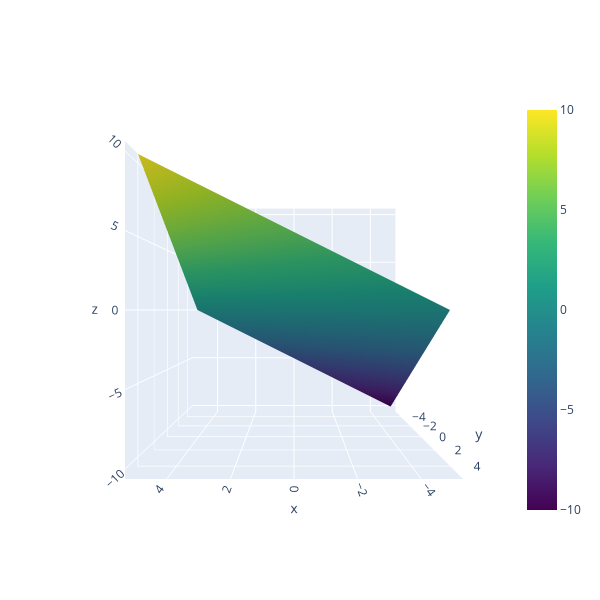

Notebook code for this chart:
### Code cell
x = np.linspace(-5, 5, 100)
y = np.linspace(-5, 5, 100)
X, Y = np.meshgrid(x, y)
Z = X + Y

plot_contour(X, Y, Z)
plotly_surface(X, Y, Z)

### Figure 1 — Plotly figure (JSON) as saved in the notebook; plotly's stock layout.template omitted (floating-point values rounded to 4 significant figures; data arrays with more than 128 entries replaced by an {"elided": "..."} marker saying what was removed)
{"data": [{"colorscale": [[0, "#440154"], [0.1111, "#482878"], [0.2222, "#3e4989"], [0.3333, "#31688e"], [0.4444, "#26828e"], [0.5556, "#1f9e89"], [0.6667, "#35b779"], [0.7778, "#6ece58"], [0.8889, "#b5de2b"], [1, "#fde725"]], "type": "surface", "x": {"elided": "100x100 float values"}, "y": {"elided": "100x100 float values"}, "z": {"elided": "100x100 float values"}}], "layout": {"height": 600, "scene": {"aspectmode": "cube", "camera": {"center": {"x": 0, "y": 0, "z": 0}, "eye": {"x": 0, "y": 2, "z": 0}, "up": {"x": 0, "y": 0, "z": 1}}}, "width": 600}}
